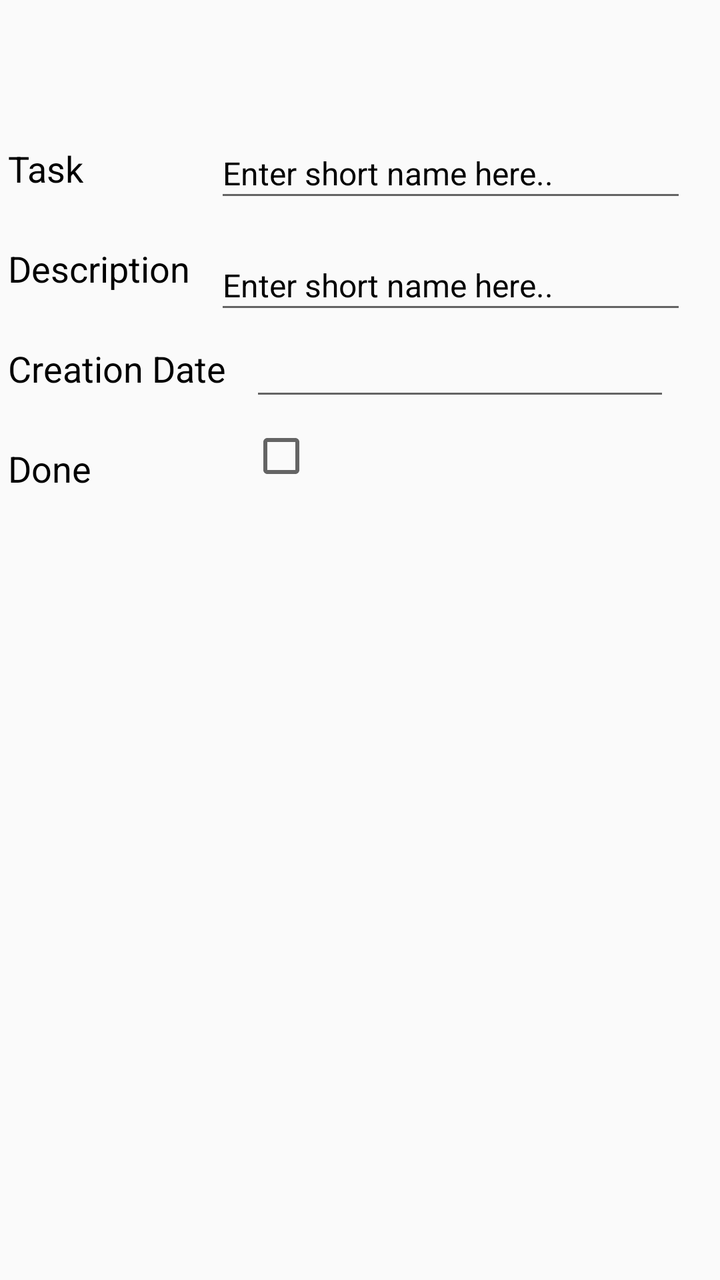
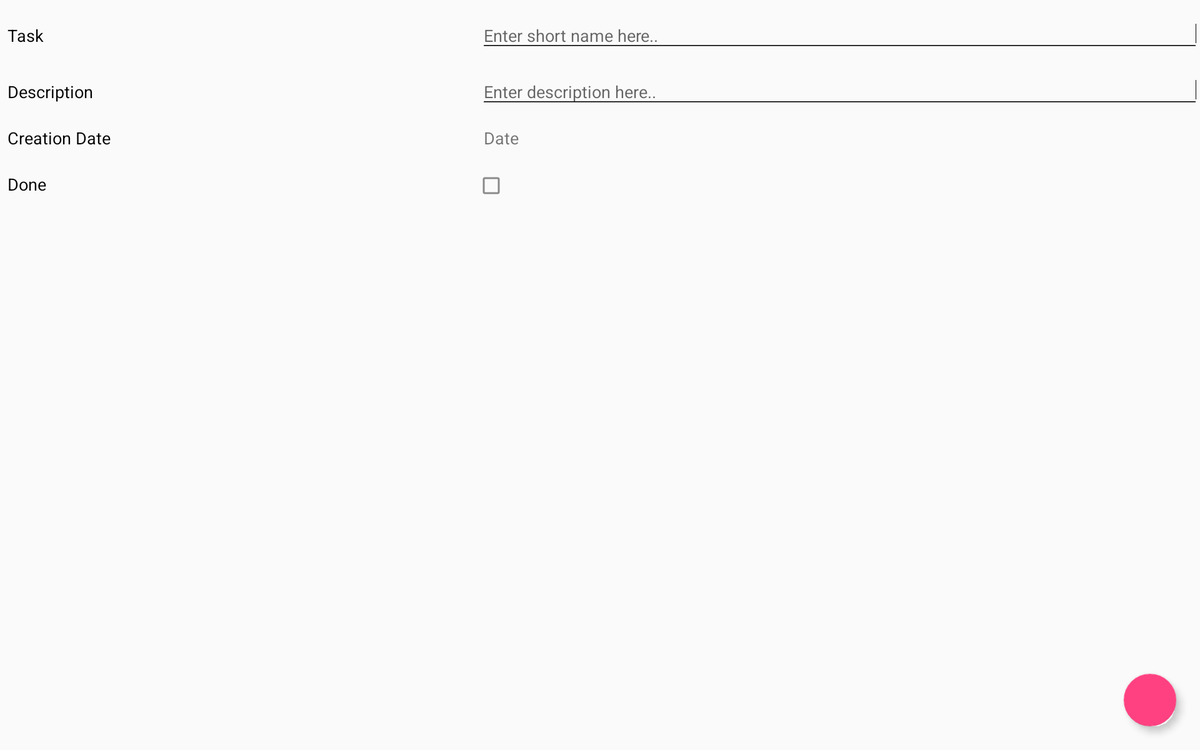

First picture: res/layout/ on a phone held upright. Second picture: the repository's own variant of that layout, on a device whose configuration matches the variant's folder. Source for both follows.
<!-- AndroidManifest.xml: application theme AppTheme -->
<!-- res/layout/activity_main.xml -->
<?xml version="1.0" encoding="utf-8"?>
<androidx.constraintlayout.widget.ConstraintLayout xmlns:android="http://schemas.android.com/apk/res/android"
    xmlns:app="http://schemas.android.com/apk/res-auto"
    xmlns:tools="http://schemas.android.com/tools"
    android:id="@+id/main"
    android:layout_width="match_parent"
    android:layout_height="match_parent"
    tools:context=".MainActivity">

    <TextView
        android:id="@+id/textView"
        android:layout_width="wrap_content"
        android:layout_height="wrap_content"
        android:layout_marginStart="4dp"
        android:layout_marginTop="222dp"
        android:text="Done"
        android:textColor="#000000"
        android:textSize="18sp"
        app:layout_constraintStart_toStartOf="parent"
        app:layout_constraintTop_toTopOf="parent" />

    <TextView
        android:id="@+id/textView"
        android:layout_width="wrap_content"
        android:layout_height="wrap_content"
        android:layout_marginStart="4dp"
        android:layout_marginTop="72dp"
        android:text="Task"
        android:textColor="#000000"
        android:textSize="18sp"
        app:layout_constraintStart_toStartOf="parent"
        app:layout_constraintTop_toTopOf="parent" />

    <TextView
        android:id="@+id/textView"
        android:layout_width="wrap_content"
        android:layout_height="wrap_content"
        android:layout_marginStart="4dp"
        android:layout_marginTop="122dp"
        android:text="Description"
        android:textColor="#000000"
        android:textSize="18sp"
        app:layout_constraintStart_toStartOf="parent"
        app:layout_constraintTop_toTopOf="parent" />

    <com.google.android.material.textfield.TextInputEditText
        android:id="@+id/textInputEditText"
        android:layout_width="236dp"
        android:layout_height="42dp"
        android:layout_marginTop="120dp"
        android:layout_marginEnd="2dp"
        android:hint="Enter short name here.."
        android:textAlignment="viewStart"
        android:textColor="#000000"
        android:textColorHint="#000000"
        android:textColorLink="#000000"
        android:textSize="16sp"
        app:layout_constraintEnd_toEndOf="parent"
        app:layout_constraintHorizontal_bias="0.879"
        app:layout_constraintStart_toStartOf="parent"
        app:layout_constraintTop_toTopOf="parent" />

    <TextView
        android:id="@+id/textView"
        android:layout_width="wrap_content"
        android:layout_height="wrap_content"
        android:layout_marginStart="4dp"
        android:layout_marginTop="172dp"
        android:text="Creation Date"
        android:textColor="#000000"
        android:textSize="18sp"
        app:layout_constraintStart_toStartOf="parent"
        app:layout_constraintTop_toTopOf="parent" />

    <com.google.android.material.textfield.TextInputEditText
        android:id="@+id/textInputEditText"
        android:layout_width="236dp"
        android:layout_height="42dp"
        android:layout_marginTop="64dp"
        android:layout_marginEnd="2dp"
        android:hint="Enter short name here.."
        android:textAlignment="viewStart"
        android:textColor="#000000"
        android:textColorHint="#000000"
        android:textColorLink="#000000"
        android:textSize="16sp"
        app:layout_constraintEnd_toEndOf="parent"
        app:layout_constraintHorizontal_bias="0.879"
        app:layout_constraintStart_toStartOf="parent"
        app:layout_constraintTop_toTopOf="parent" />

    <Button
        android:id="@+id/button"
        android:layout_width="wrap_content"
        android:layout_height="wrap_content"
        android:layout_marginTop="592dp"
        android:layout_marginEnd="50dp"
        android:layout_marginBottom="100dp"
        android:text="Save"
        app:layout_constraintBottom_toBottomOf="parent"
        app:layout_constraintEnd_toEndOf="parent"
        app:layout_constraintTop_toTopOf="parent"
        app:layout_constraintVertical_bias="1.0" />

    <CheckBox
        android:id="@+id/checkBox2"
        android:layout_width="wrap_content"
        android:layout_height="wrap_content"
        android:layout_marginTop="212dp"
        app:layout_constraintEnd_toEndOf="parent"
        app:layout_constraintHorizontal_bias="0.372"
        app:layout_constraintStart_toStartOf="@+id/textView"
        app:layout_constraintTop_toTopOf="parent" />

    <EditText
        android:id="@+id/editTextDate2"
        android:layout_width="wrap_content"
        android:layout_height="wrap_content"
        android:layout_marginTop="164dp"
        android:ems="10"
        android:inputType="date"
        app:layout_constraintEnd_toEndOf="parent"
        app:layout_constraintHorizontal_bias="0.325"
        app:layout_constraintStart_toEndOf="@+id/textView"
        app:layout_constraintTop_toTopOf="parent" />

</androidx.constraintlayout.widget.ConstraintLayout>
<!-- resources referenced by this layout -->
<resources>
  <style name="AppTheme" parent="Base.Theme.MyApplicationtask">
          
      </style>
  <style name="Base.Theme.MyApplicationtask" parent="Theme.AppCompat.DayNight.DarkActionBar">
          
          <item name="colorPrimary">@color/purple_500</item>
          <item name="colorPrimaryVariant">@color/purple_700</item>
          <item name="colorOnPrimary">@color/white</item>
          <item name="colorSecondary">@color/teal_200</item>
          <item name="colorSecondaryVariant">@color/teal_700</item>
          <item name="colorOnSecondary">@color/black</item>
          <item name="android:statusBarColor">?attr/colorPrimaryVariant</item>
          <item name="windowActionBar">false</item>
          <item name="windowNoTitle">true</item>
      </style>
  <color name="purple_500">#FF6200EE</color>
  <color name="purple_700">#FF3700B3</color>
  <color name="white">#FFFFFFFF</color>
  <color name="teal_200">#FF03DAC5</color>
  <color name="teal_700">#FF018786</color>
  <color name="black">#FF000000</color>
</resources>
<!-- res/layout-w1024dp/activity_main.xml (the author's variant of the layout above) -->
<!-- drawn on a large tablet held sideways -->
<?xml version="1.0" encoding="utf-8"?>
<androidx.constraintlayout.widget.ConstraintLayout
    xmlns:android="http://schemas.android.com/apk/res/android"
    xmlns:app="http://schemas.android.com/apk/res-auto"
    xmlns:tools="http://schemas.android.com/tools"
    android:id="@+id/main"
    android:layout_width="match_parent"
    android:layout_height="match_parent"
    android:background="#00F6F4F4"
    android:backgroundTint="#FBFAFA"
    android:foregroundTint="#FFFEFE"
    tools:context=".MainActivity">


    <androidx.constraintlayout.widget.Guideline
        android:id="@+id/guideline5"
        android:layout_width="wrap_content"
        android:layout_height="wrap_content"
        android:orientation="horizontal"
        app:layout_constraintGuide_begin="160dp" />

    <TextView
        android:id="@+id/textView3"
        android:layout_width="wrap_content"
        android:layout_height="wrap_content"
        android:layout_marginStart="8dp"
        android:text="Description"
        android:textColor="#000000"
        android:textSize="18sp"
        app:layout_constraintBottom_toTopOf="@+id/guideline3"
        app:layout_constraintStart_toStartOf="parent"
        app:layout_constraintTop_toTopOf="@+id/guideline2"
        app:layout_constraintVertical_bias="1.0" />

    <TextView
        android:id="@+id/textView2"
        android:layout_width="wrap_content"
        android:layout_height="wrap_content"
        android:layout_marginStart="8dp"
        android:text="Task"
        android:textColor="#000000"
        android:textSize="18sp"
        app:layout_constraintBottom_toTopOf="@+id/guideline2"
        app:layout_constraintStart_toStartOf="parent"
        app:layout_constraintTop_toTopOf="parent"
        app:layout_constraintVertical_bias="1.0" />

    <EditText
        android:id="@+id/editDescription"
        android:layout_width="0dp"
        android:layout_height="wrap_content"
        android:ems="10"
        android:hint="Enter description here.."
        android:inputType="textMultiLine"
        android:theme="@style/CustomEditTextTheme"
        android:maxLines="2"
        android:scrollbars="vertical"
        app:layout_constraintBaseline_toBaselineOf="@+id/textView3"
        app:layout_constraintEnd_toEndOf="parent"
        app:layout_constraintHorizontal_bias="1.0"
        app:layout_constraintStart_toStartOf="@+id/guideline" />

    <EditText
        android:id="@+id/editName"
        android:layout_width="0dp"
        android:layout_height="wrap_content"
        android:ems="10"
        android:hint="Enter short name here.."
        android:inputType="textMultiLine"
        android:theme="@style/CustomEditTextTheme"
        android:maxLines="2"
        android:scrollbars="vertical"
        app:layout_constraintBaseline_toBaselineOf="@+id/textView2"
        app:layout_constraintEnd_toEndOf="parent"
        app:layout_constraintHorizontal_bias="0.0"
        app:layout_constraintStart_toStartOf="@+id/guideline" />

    <TextView
        android:id="@+id/textView4"
        android:layout_width="wrap_content"
        android:layout_height="wrap_content"
        android:layout_marginStart="8dp"
        android:text="Creation Date"
        android:textColor="#000000"
        android:textSize="18sp"
        app:layout_constraintBottom_toTopOf="@+id/guideline5"
        app:layout_constraintStart_toStartOf="parent"
        app:layout_constraintTop_toTopOf="@+id/guideline3"
        app:layout_constraintVertical_bias="0.986" />

    <TextView
        android:id="@+id/editData"
        android:layout_width="wrap_content"
        android:layout_height="wrap_content"
        android:layout_marginStart="4dp"
        android:clickable="true"
        android:onClick="onClick"
        android:text="Date"
        android:textSize="18dp"
        app:layout_constraintBaseline_toBaselineOf="@+id/textView4"
        app:layout_constraintStart_toStartOf="@+id/guideline" />

    <TextView
        android:id="@+id/textView1"
        android:layout_width="wrap_content"
        android:layout_height="wrap_content"
        android:layout_marginStart="8dp"
        android:layout_marginTop="172dp"
        android:text="Done"
        android:textColor="#000000"
        android:textSize="18sp"
        app:layout_constraintBottom_toTopOf="@+id/guideline4"
        app:layout_constraintStart_toStartOf="parent"
        app:layout_constraintTop_toTopOf="parent"
        app:layout_constraintVertical_bias="0.916" />

    <CheckBox
        android:id="@+id/checkBox2"
        android:layout_width="0dp"
        android:layout_height="48dp"
        android:button="@drawable/chechbox_selector"
        app:layout_constraintBaseline_toBaselineOf="@+id/textView1"
        app:layout_constraintStart_toStartOf="@+id/guideline" />

    <com.google.android.material.floatingactionbutton.FloatingActionButton
        android:id="@+id/fab1"
        android:layout_width="wrap_content"
        android:layout_height="wrap_content"
        android:layout_marginEnd="25dp"
        android:layout_marginBottom="25dp"
        android:src="@drawable/check"
        app:backgroundTint="@color/rosa"
        app:layout_constraintBottom_toBottomOf="parent"
        app:layout_constraintEnd_toEndOf="parent"
        app:layout_constraintHorizontal_bias="1.0"
        app:layout_constraintStart_toStartOf="parent" />

    <androidx.constraintlayout.widget.Guideline
        android:id="@+id/guideline"
        android:layout_width="wrap_content"
        android:layout_height="wrap_content"
        android:orientation="vertical"
        app:layout_constraintGuide_percent="0.4" />

    <androidx.constraintlayout.widget.Guideline
        android:id="@+id/guideline2"
        android:layout_width="wrap_content"
        android:layout_height="wrap_content"
        android:orientation="horizontal"
        app:layout_constraintGuide_begin="50dp" />

    <androidx.constraintlayout.widget.Guideline
        android:id="@+id/guideline3"
        android:layout_width="wrap_content"
        android:layout_height="wrap_content"
        android:orientation="horizontal"
        app:layout_constraintGuide_begin="110dp" />

    <androidx.constraintlayout.widget.Guideline
        android:id="@+id/guideline4"
        android:layout_width="wrap_content"
        android:layout_height="wrap_content"
        android:orientation="horizontal"
        app:layout_constraintGuide_begin="210dp" />

</androidx.constraintlayout.widget.ConstraintLayout>
<!-- resources referenced by the variant -->
<!-- as a large tablet held sideways resolves them -->
<resources>
  <color name="rosa">#FF4081</color>
  <!-- drawable chechbox_selector (drawable) -->
  <?xml version="1.0" encoding="utf-8"?>
  <selector xmlns:android="http://schemas.android.com/apk/res/android">
      <item android:drawable="@drawable/chechbox_selected" android:state_checked="true" />
      <item android:drawable="@drawable/chechbox_unselected" android:state_checked="false" />
  </selector>
  <style name="CustomEditTextTheme" parent="Theme.AppCompat.Light.DarkActionBar">
          <item name="colorControlActivated">@color/rosa</item>
          <item name="colorControlNormal">#000000</item>
      </style>
  <style name="AppTheme" parent="Base.Theme.MyApplicationtask">
          
      </style>
  <!-- drawable chechbox_selected (drawable) -->
  <vector xmlns:android="http://schemas.android.com/apk/res/android" android:height="24dp" android:tint="#FF4081" android:viewportHeight="24" android:viewportWidth="24" android:width="24dp">
  
      <path android:fillColor="@android:color/white" android:pathData="M19,3L5,3c-1.11,0 -2,0.9 -2,2v14c0,1.1 0.89,2 2,2h14c1.11,0 2,-0.9 2,-2L21,5c0,-1.1 -0.89,-2 -2,-2zM10,17l-5,-5 1.41,-1.41L10,14.17l7.59,-7.59L19,8l-9,9z"/>
  
  </vector>
  <!-- drawable chechbox_unselected (drawable) -->
  <vector xmlns:android="http://schemas.android.com/apk/res/android" android:height="24dp" android:tint="#8A8A8A" android:viewportHeight="24" android:viewportWidth="24" android:width="24dp">
        
      <path android:fillColor="@android:color/white" android:pathData="M19,5v14H5V5h14m0,-2H5c-1.1,0 -2,0.9 -2,2v14c0,1.1 0.9,2 2,2h14c1.1,0 2,-0.9 2,-2V5c0,-1.1 -0.9,-2 -2,-2z"/>
      
  </vector>
  <style name="Base.Theme.MyApplicationtask" parent="Theme.AppCompat.DayNight.DarkActionBar">
          
          <item name="colorPrimary">@color/purple_500</item>
          <item name="colorPrimaryVariant">@color/purple_700</item>
          <item name="colorOnPrimary">@color/white</item>
          <item name="colorSecondary">@color/teal_200</item>
          <item name="colorSecondaryVariant">@color/teal_700</item>
          <item name="colorOnSecondary">@color/black</item>
          <item name="android:statusBarColor">?attr/colorPrimaryVariant</item>
          <item name="windowActionBar">false</item>
          <item name="windowNoTitle">true</item>
      </style>
  <color name="purple_500">#FF6200EE</color>
  <color name="purple_700">#FF3700B3</color>
  <color name="white">#FFFFFFFF</color>
  <color name="teal_200">#FF03DAC5</color>
  <color name="teal_700">#FF018786</color>
  <color name="black">#FF000000</color>
</resources>
